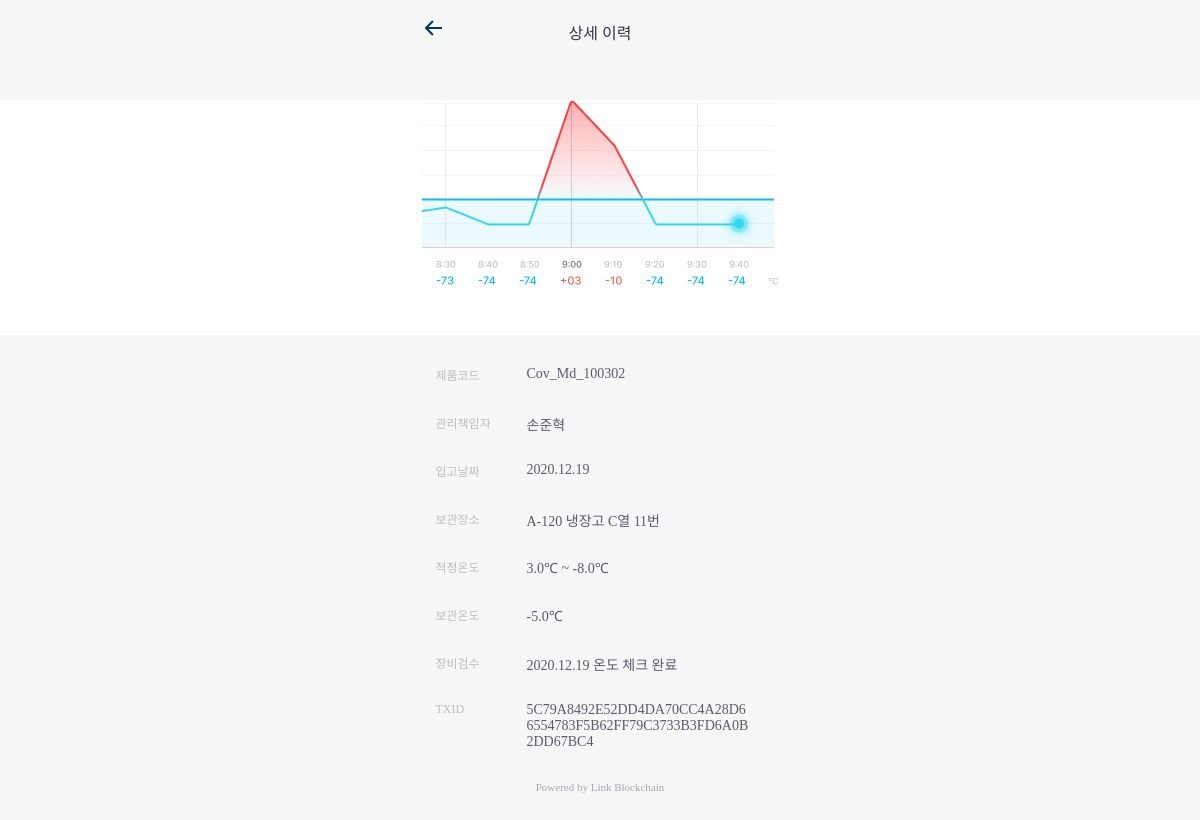
Page /core/condition_detail/Cov_Md/100302/10 on the committed database.
### core/models.py (models this page shows, shortened)
class VaccineType(models.Model):
    name = models.CharField(max_length=20, help_text='백신이름')
    min_temp = models.FloatField(help_text='최저온도 ex) -20~-80 중 -80')
    max_temp = models.FloatField(help_text='최고온도 ex) -20~-80 중 -20')

class Logistics(models.Model):
    BEFORE = 1
    TRANSFER = 2
    STORE = 3
    PROCESSES = (
        (BEFORE, 'A'),
        (TRANSFER, 'B'),
        (STORE, 'C')
    )
    progress_type = models.IntegerField(choices=PROCESSES, default=BEFORE)
    admin = models.ForeignKey(Administrator, on_delete=models.CASCADE, null=True, blank=True)
    lot_num = models.CharField(max_length=50, blank=True)
    timestamp = models.IntegerField()
    temp = models.FloatField()
    vaccine_type = models.ForeignKey(VaccineType, on_delete=models.CASCADE, null=True)
    _from = models.IntegerField()
    _to = models.IntegerField()

class TxHash(models.Model):
    logistics = models.OneToOneField(Logistics, on_delete=models.CASCADE)
    tx = models.CharField(blank=True, max_length=100)

### core/views.py (the view)
# urls.py: path('condition_detail/<str:vaccine_type>/<int:vaccine_pk>/<int:logistics_pk>', views.condition_detail, name='condition_detail'),
def condition_detail(request, vaccine_type, vaccine_pk, logistics_pk):
    try:
        vaccine_type = VaccineType.objects.get(name=vaccine_type)
    except:
        return render(request, 'core/condition_detail.html')
    logistics = Logistics.objects.get(pk=logistics_pk)
    unnormal = False
    if logistics.temp < vaccine_type.min_temp or logistics.temp > vaccine_type.max_temp:
        unnormal = True
    etx = dict(
        vaccine_type=vaccine_type.name,
        code=vaccine_type.name+'_'+str(vaccine_pk),
        admin_name=admin_name[logistics.admin.code],
        TXID=logistics.txhash.tx,
        vaccine_pk=vaccine_pk,
        min_temp=vaccine_type.min_temp,
        max_temp=vaccine_type.max_temp,
        temp=logistics.temp,
        unnormal=unnormal
    )
    return render(request, 'core/condition_detail.html', etx)

### core/templates/core/condition_detail.html (shortened to what this page needs)
{% extends 'index.html' %}
{% load static %}
{% block header %}
    <a href="{% url 'logistics' vaccine_type=vaccine_type pk=vaccine_pk %}">
        <img class="arrow" src="{% static 'img/Arrow.png' %}"/>
    </a>
    <p>상세 이력</p>
{% endblock %}
{% block section %}
    <div>
        <div class="condition_detail_upper_wrapper">
            <img src="{% static 'img/condition_sample.png' %}">
        </div>
        <div class="condition_detail_lower_wrapper">
            <div class="condition_detail_row">
                <div class="row_left font12">제품코드</div>
                <div class="row_right font14">{{ code }}</div>
            </div>
            <div class="condition_detail_row">
                <div class="row_left font12">관리책임자</div>
                <div class="row_right font14">{{ admin_name }}</div>
            </div>
            <div class="condition_detail_row">
                <div class="row_left font12">입고날짜</div>
                <div class="row_right font14">2020.12.19</div>
            </div>
            <div class="condition_detail_row">
                <div class="row_left font12">보관장소</div>
                <div class="row_right font14">A-120 냉장고 C열 11번</div>
            </div>
            <div class="condition_detail_row">
                <div class="row_left font12">적정온도</div>
                {% if unnormal %}
                    <div class="row_right font14" style="color: #EB5757">{{ max_temp }}℃ ~ {{ min_temp }}℃</div>
                {% else %}
                    <div class="row_right font14">{{ max_temp }}℃ ~ {{ min_temp }}℃</div>
                {% endif %}
            </div>
            <div class="condition_detail_row">
                <div class="row_left font12">보관온도</div>
                <div class="row_right font14">{{ temp }}℃</div>
            </div>
            <div class="condition_detail_row">
                <div class="row_left font12">장비검수</div>
                <div class="row_right font14">2020.12.19 온도 체크 완료</div>
            </div>
            <div class="condition_detail_row">
                <div class="row_left font12">TXID</div>
                <a href="https://explorer.blockchain.line.me/cashew/transaction/{{ TXID }}/?tab=memo">
                    <div class="row_right font14" style="word-break: break-all">
                        {{ TXID }}
                    </div>
                </a>
            </div>
        </div>
    </div>
{% endblock %}

### static/css/base.css (style rules this page uses)
html, body { width: 100vw; height: 100vh; margin: unset; background-color: #f7f7f7; font-family: 'Spoqa Han Sans Neo', 'sans-serif'; }
a { text-decoration: none; color: inherit; }
.arrow { left: calc(50% - 175px); position: absolute; }
.font14 { font-size: 14px; }
.font12 { font-size: 12px; }
.default_color { color: #30334C; }
.condition_detail_upper_wrapper { margin-left: calc(187.5px - 50vw); width: 100vw; background-color: #ffffff; display: flex; justify-content: center; padding-bottom: 48.25px; }
.condition_detail_lower_wrapper { width: 313px; padding-top: 31px; padding-left: 23px; padding-right: 39px; }
.condition_detail_row { display: flex; min-height: 48px; }
.row_left { width: 91px; color: rgba(48, 51, 76, 0.3); }
.row_right { max-width: 222px; max-height: 40px; color: rgba(48, 51, 76, 0.8); }

### rows in the picture
VaccineType: max_temp "3.0", min_temp "-8.0"
Logistics: temp "-5.0"
TxHash: tx "5C79A8492E52DD4DA70CC4A28D66554783F5B62FF79C3733B3FD6A0B2DD67BC4"

### other values in the picture
{{ code }} "Cov_Md_100302"
{{ admin_name }} "손준혁"
